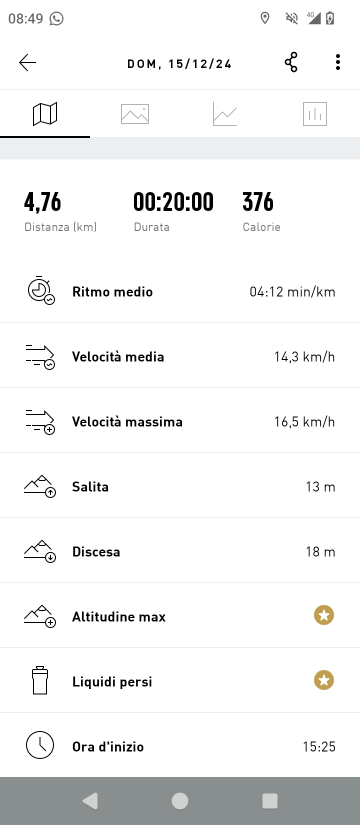
#> input picture src/assets/media/random-workout.png, 720 x 1650 px (shown at 1/2 size)
$ python crop_image_test.py
#> lines starting #> are read from the running program, lines starting #| are printed output that depends on the picture
import cv2
import numpy as np
import pytesseract
import os

tesseract_path = os.path.join(os.path.dirname(__file__), 'tesseract', 'Tesseract-OCR', 'tesseract.exe')
pytesseract.pytesseract.tesseract_cmd =  tesseract_path


img = cv2.imread('assets/media/random-workout.png')
#> img is the input picture: shape (1650, 720, 3); mean B, G, R 242.3, 242.3, 242
print(img.shape)
#| (1650, 720, 3)

date_section = img[50:200, 200:500]
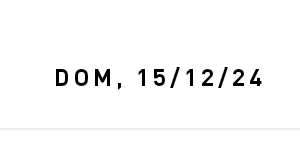
#> date_section: shape (150, 300, 3); mean B, G, R 248.8, 248.8, 248.8
main_stats_section = img[300:500, 0:img.shape[1]]
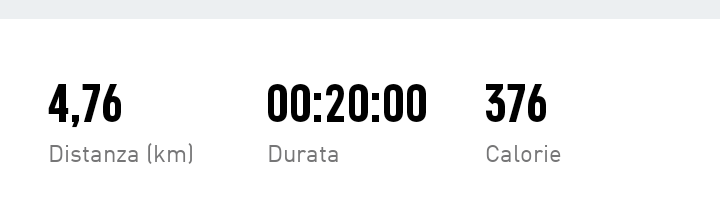
#> main_stats_section: shape (200, 720, 3); mean B, G, R 242.7, 242.5, 242.2
average_pace_section = img[500:650, 120:img.shape[1]]
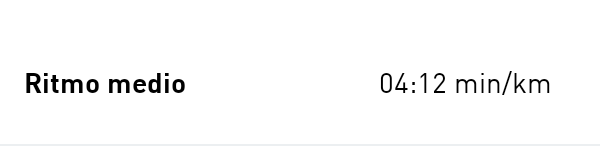
#> average_pace_section: shape (150, 600, 3); mean B, G, R 249.5, 249.5, 249.5
average_speed_section = img[650:780, 120:img.shape[1]]
max_speed_section = img[780:930, 120:img.shape[1]]
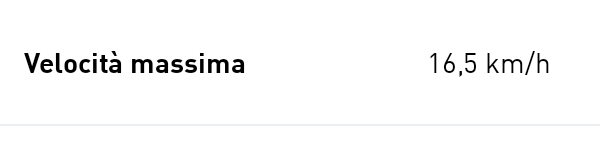
#> max_speed_section: shape (150, 600, 3); mean B, G, R 249, 248.9, 248.9
elevation_gain_section = img[930:1050, 120:img.shape[1]]
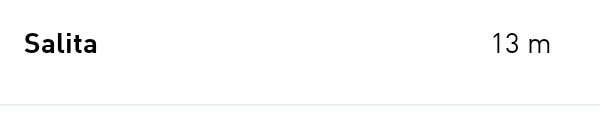
#> elevation_gain_section: shape (120, 600, 3); mean B, G, R 252, 251.9, 251.9
elevation_loss_section = img[1050:1180, 120:img.shape[1]]
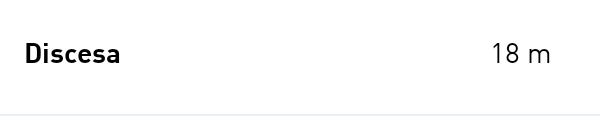
#> elevation_loss_section: shape (130, 600, 3); mean B, G, R 251.6, 251.6, 251.6
start_time_section = img[1440:1580, 120:img.shape[1]]
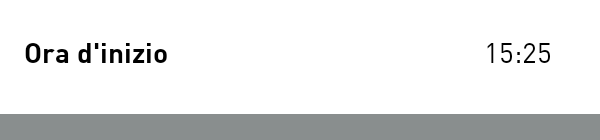
#> start_time_section: shape (140, 600, 3); mean B, G, R 230.1, 230.1, 229.2

cv2.imshow("cropped", date_section)

#> (the run stopped early here; a loop or call above may not have finished)
